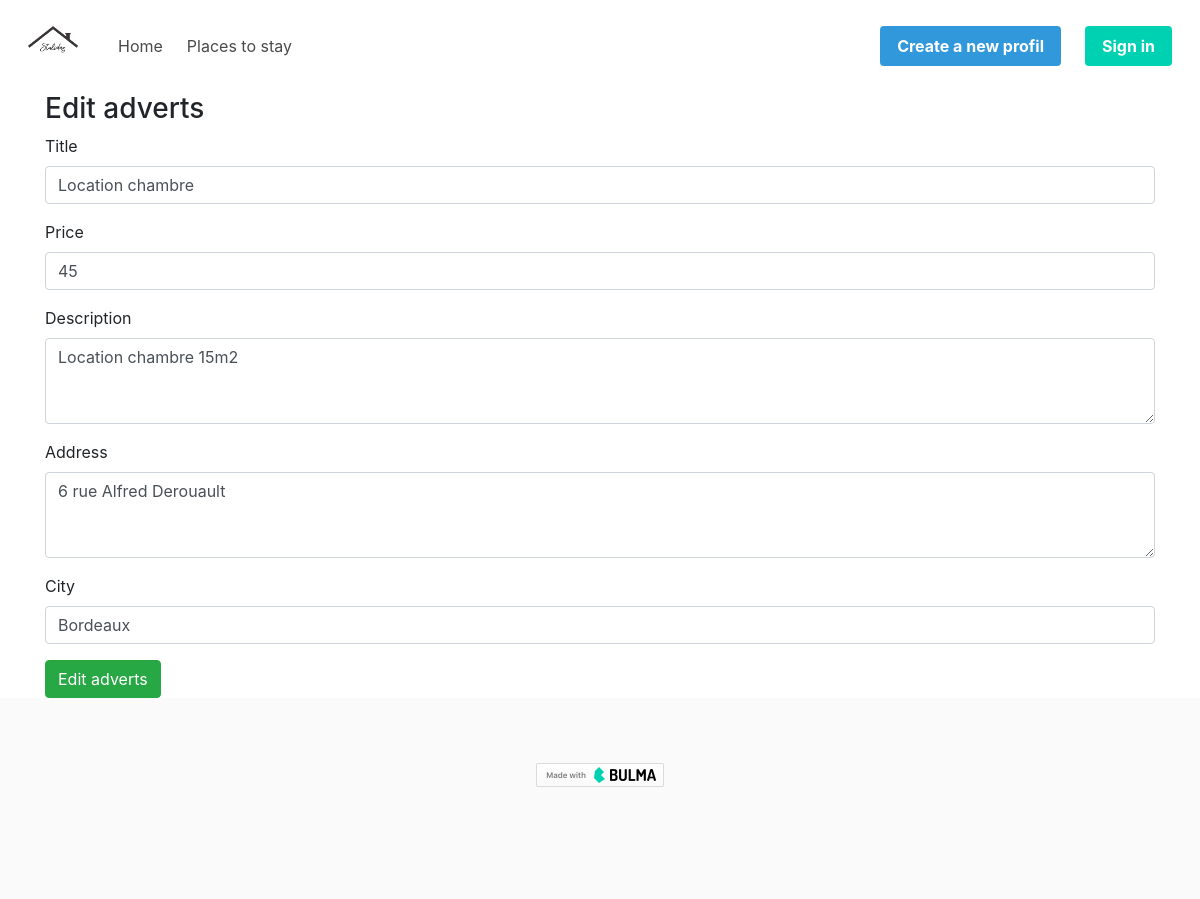
The app's page /edit_adverts.php?id=4 with its own data.
### tables this page shows
CREATE TABLE `adverts` (
  `ad_id` int(11) NOT NULL,
  `title` varchar(255) NOT NULL,
  `description` text NOT NULL,
  `address` varchar(255) NOT NULL,
  `city` varchar(255) NOT NULL,
  `price` int(11) NOT NULL,
  `images` varchar(255) DEFAULT NULL,
  `author` int(11) NOT NULL
);

### edit_adverts.php (the view, shortened to what this page needs)
<?php
require 'includes/header.php';
$id = $_GET['id'];
$sql1 = "SELECT * FROM adverts WHERE ad_id= {$id}";
$res1 = $conn->query($sql1);
$adverts = $res1->fetch(PDO::FETCH_ASSOC);
?>
<div class="container">
    <div class="columns">
        <div class="column">
            <h3>Edit adverts</h3>
            <div class="row">
                <div class="col-12">
                    <form action="process.php" method="POST">
                        <div class="form-group">
                            <label for="InputTitle">Title</label>
                            <input type="text" class="form-control" id="InputTitle"
                                value="<?php echo $adverts['title']; ?>"
                                name="title" required>
                        </div>
                        <div class="form-group">
                            <label for="InputPrice">Price</label>
                            <input type="number" max="999999" class="form-control" id="InputPrice"
                                value="<?php echo $adverts['price']; ?>"
                                name="price" required>
                        </div>
                        <div class="form-group">
                            <label for="InputDescription">Description</label>
                            <textarea class="form-control" id="InputDescription" rows="3" name="description"
                                required><?php echo $adverts['description']; ?></textarea>
                        </div>
                        <div class="form-group">
                            <label for="InputAddress">Address</label>
                            <textarea class="form-control" id="InputAddress" rows="3" name="address"
                                required><?php echo $adverts['address']; ?></textarea>
                        </div>
                        <div class="form-group">
                            <label for="InputCity">City</label>
                            <input type="text" class="form-control" id="InputCity"
                                value="<?php echo $adverts['city']; ?>"
                                name="city" required>
                        </div>
                        <button type="submit" class="btn btn-success" name="adverts_edit">Edit adverts</button>
                    </form>
                </div>
            </div>
        </div>
    </div>
</div>
<?php
require 'includes/footer.php';

### records on screen
adverts: title "Location chambre", price "45", description "Location chambre 15m2", address "6 rue Alfred Derouault", city "Bordeaux"
